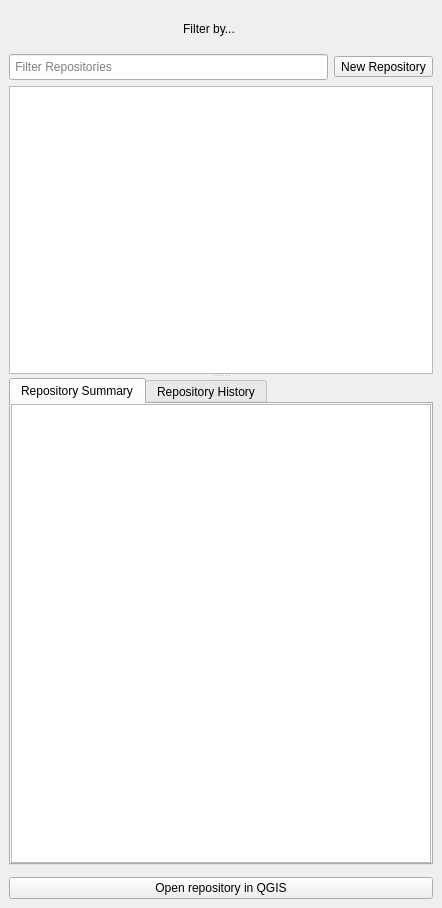
<?xml version="1.0" encoding="UTF-8"?>
<ui version="4.0">
 <class>DockWidget</class>
 <widget class="QDockWidget" name="DockWidget">
  <property name="geometry">
   <rect>
    <x>0</x>
    <y>0</y>
    <width>442</width>
    <height>908</height>
   </rect>
  </property>
  <property name="floating">
   <bool>false</bool>
  </property>
  <property name="features">
   <set>QDockWidget::DockWidgetClosable|QDockWidget::DockWidgetMovable</set>
  </property>
  <property name="allowedAreas">
   <set>Qt::LeftDockWidgetArea|Qt::RightDockWidgetArea</set>
  </property>
  <property name="windowTitle">
   <string>GeoGig</string>
  </property>
  <widget class="QWidget" name="dockWidgetContents">
   <layout class="QVBoxLayout" name="verticalLayout_4">
    <item>
     <widget class="QWidget" name="filterWidget" native="true">
      <layout class="QHBoxLayout" name="horizontalLayout">
       <item>
        <widget class="QToolButton" name="filterButton">
         <property name="sizePolicy">
          <sizepolicy hsizetype="Preferred" vsizetype="Preferred">
           <horstretch>0</horstretch>
           <verstretch>0</verstretch>
          </sizepolicy>
         </property>
         <property name="text">
          <string>Filter by...</string>
         </property>
         <property name="icon">
          <iconset>
           <normaloff>:/icon/filter.png</normaloff>:/icon/filter.png</iconset>
         </property>
         <property name="toolButtonStyle">
          <enum>Qt::ToolButtonTextBesideIcon</enum>
         </property>
         <property name="autoRaise">
          <bool>true</bool>
         </property>
        </widget>
       </item>
       <item>
        <widget class="QToolButton" name="clearFilterButton">
         <property name="text">
          <string/>
         </property>
         <property name="icon">
          <iconset>
           <normaloff>:/icon/Close.png</normaloff>:/icon/Close.png</iconset>
         </property>
         <property name="iconSize">
          <size>
           <width>10</width>
           <height>10</height>
          </size>
         </property>
         <property name="autoRaise">
          <bool>true</bool>
         </property>
        </widget>
       </item>
      </layout>
     </widget>
    </item>
    <item>
     <widget class="QSplitter" name="splitter">
      <property name="orientation">
       <enum>Qt::Vertical</enum>
      </property>
      <widget class="QWidget" name="layoutWidget">
       <layout class="QVBoxLayout" name="verticalLayout_5">
        <item>
         <widget class="QWidget" name="leftWidget" native="true">
          <property name="sizePolicy">
           <sizepolicy hsizetype="MinimumExpanding" vsizetype="Preferred">
            <horstretch>0</horstretch>
            <verstretch>0</verstretch>
           </sizepolicy>
          </property>
          <property name="minimumSize">
           <size>
            <width>0</width>
            <height>0</height>
           </size>
          </property>
          <property name="maximumSize">
           <size>
            <width>16777215</width>
            <height>16777215</height>
           </size>
          </property>
          <layout class="QVBoxLayout" name="verticalLayout_3">
           <property name="margin">
            <number>0</number>
           </property>
           <item>
            <layout class="QHBoxLayout" name="horizontalLayout_4">
             <item>
              <widget class="QLineEdit" name="filterBox">
               <property name="sizePolicy">
                <sizepolicy hsizetype="Expanding" vsizetype="Preferred">
                 <horstretch>0</horstretch>
                 <verstretch>0</verstretch>
                </sizepolicy>
               </property>
               <property name="minimumSize">
                <size>
                 <width>0</width>
                 <height>26</height>
                </size>
               </property>
               <property name="maximumSize">
                <size>
                 <width>10000</width>
                 <height>1000</height>
                </size>
               </property>
               <property name="placeholderText">
                <string> Filter Repositories</string>
               </property>
              </widget>
             </item>
             <item>
              <widget class="QToolButton" name="newRepoButton">
               <property name="maximumSize">
                <size>
                 <width>150</width>
                 <height>16777215</height>
                </size>
               </property>
               <property name="text">
                <string>New Repository</string>
               </property>
               <property name="icon">
                <iconset>
                 <normaloff>:/icon/new-repo.png</normaloff>:/icon/new-repo.png</iconset>
               </property>
               <property name="toolButtonStyle">
                <enum>Qt::ToolButtonTextBesideIcon</enum>
               </property>
               <property name="autoRaise">
                <bool>false</bool>
               </property>
              </widget>
             </item>
            </layout>
           </item>
           <item>
            <widget class="QTreeWidget" name="repoTree">
             <property name="minimumSize">
              <size>
               <width>0</width>
               <height>250</height>
              </size>
             </property>
             <property name="maximumSize">
              <size>
               <width>16777215</width>
               <height>16777215</height>
              </size>
             </property>
             <property name="contextMenuPolicy">
              <enum>Qt::CustomContextMenu</enum>
             </property>
             <property name="horizontalScrollBarPolicy">
              <enum>Qt::ScrollBarAsNeeded</enum>
             </property>
             <property name="selectionMode">
              <enum>QAbstractItemView::SingleSelection</enum>
             </property>
             <property name="selectionBehavior">
              <enum>QAbstractItemView::SelectRows</enum>
             </property>
             <property name="uniformRowHeights">
              <bool>true</bool>
             </property>
             <attribute name="headerVisible">
              <bool>false</bool>
             </attribute>
             <attribute name="headerStretchLastSection">
              <bool>false</bool>
             </attribute>
             <column>
              <property name="text">
               <string notr="true">1</string>
              </property>
             </column>
             <column>
              <property name="text">
               <string>2</string>
              </property>
             </column>
            </widget>
           </item>
          </layout>
         </widget>
        </item>
       </layout>
      </widget>
      <widget class="QTabWidget" name="tabWidget">
       <property name="sizePolicy">
        <sizepolicy hsizetype="MinimumExpanding" vsizetype="Expanding">
         <horstretch>0</horstretch>
         <verstretch>0</verstretch>
        </sizepolicy>
       </property>
       <property name="maximumSize">
        <size>
         <width>16777215</width>
         <height>16777215</height>
        </size>
       </property>
       <property name="tabShape">
        <enum>QTabWidget::Rounded</enum>
       </property>
       <property name="currentIndex">
        <number>0</number>
       </property>
       <property name="elideMode">
        <enum>Qt::ElideMiddle</enum>
       </property>
       <widget class="QWidget" name="tab">
        <attribute name="title">
         <string>Repository Summary</string>
        </attribute>
        <layout class="QVBoxLayout" name="verticalLayout_6">
         <property name="spacing">
          <number>0</number>
         </property>
         <property name="margin">
          <number>0</number>
         </property>
         <item>
          <widget class="QTextBrowser" name="repoDescription">
           <property name="enabled">
            <bool>true</bool>
           </property>
           <property name="sizePolicy">
            <sizepolicy hsizetype="Expanding" vsizetype="Expanding">
             <horstretch>0</horstretch>
             <verstretch>0</verstretch>
            </sizepolicy>
           </property>
           <property name="minimumSize">
            <size>
             <width>0</width>
             <height>400</height>
            </size>
           </property>
           <property name="maximumSize">
            <size>
             <width>16777215</width>
             <height>16777215</height>
            </size>
           </property>
           <property name="frameShape">
            <enum>QFrame::StyledPanel</enum>
           </property>
           <property name="frameShadow">
            <enum>QFrame::Sunken</enum>
           </property>
          </widget>
         </item>
        </layout>
       </widget>
       <widget class="QWidget" name="tab_2">
        <attribute name="title">
         <string>Repository History</string>
        </attribute>
        <layout class="QVBoxLayout" name="verticalLayout_2">
         <property name="spacing">
          <number>0</number>
         </property>
         <property name="margin">
          <number>0</number>
         </property>
         <item>
          <widget class="QWidget" name="versionsContainer" native="true">
           <layout class="QVBoxLayout" name="verticalLayout">
            <property name="spacing">
             <number>0</number>
            </property>
            <property name="margin">
             <number>0</number>
            </property>
            <item>
             <widget class="QWidget" name="versionsWidget" native="true">
              <property name="sizePolicy">
               <sizepolicy hsizetype="MinimumExpanding" vsizetype="Expanding">
                <horstretch>0</horstretch>
                <verstretch>0</verstretch>
               </sizepolicy>
              </property>
              <property name="minimumSize">
               <size>
                <width>0</width>
                <height>0</height>
               </size>
              </property>
              <property name="maximumSize">
               <size>
                <width>16777215</width>
                <height>16777215</height>
               </size>
              </property>
             </widget>
            </item>
           </layout>
          </widget>
         </item>
        </layout>
       </widget>
      </widget>
     </widget>
    </item>
    <item>
     <widget class="QWidget" name="repoWidget" native="true"/>
    </item>
    <item>
     <widget class="QPushButton" name="openButton">
      <property name="text">
       <string>Open repository in QGIS</string>
      </property>
      <property name="icon">
       <iconset>
        <normaloff>:/icon/open-repo.png</normaloff>:/icon/open-repo.png</iconset>
      </property>
     </widget>
    </item>
   </layout>
  </widget>
 </widget>
 <resources/>
 <connections/>
</ui>
